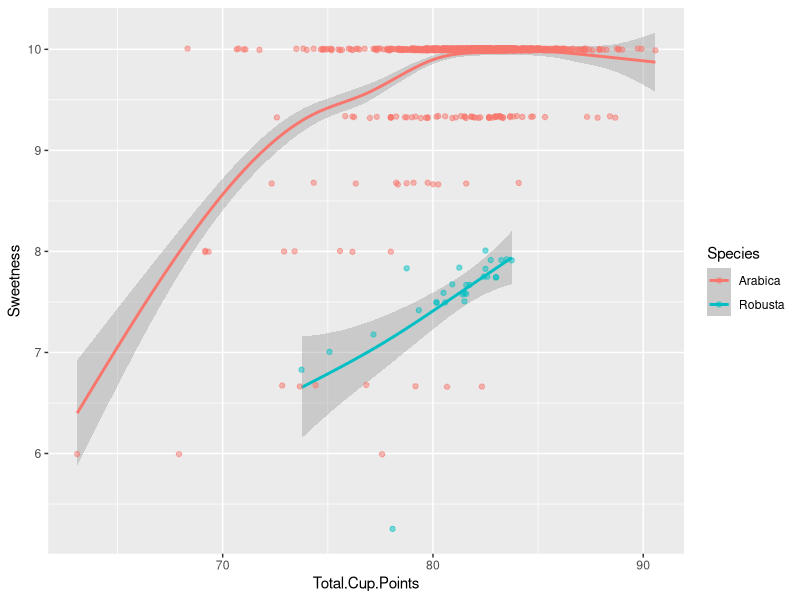
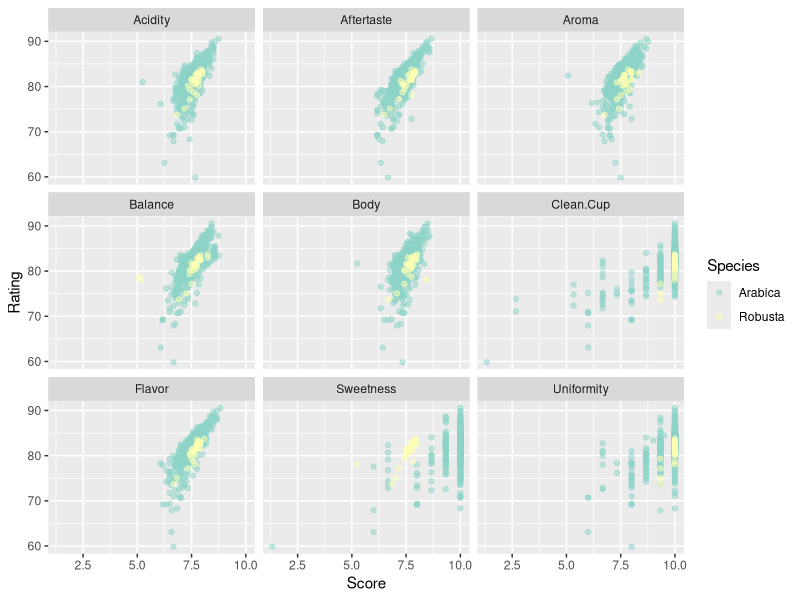
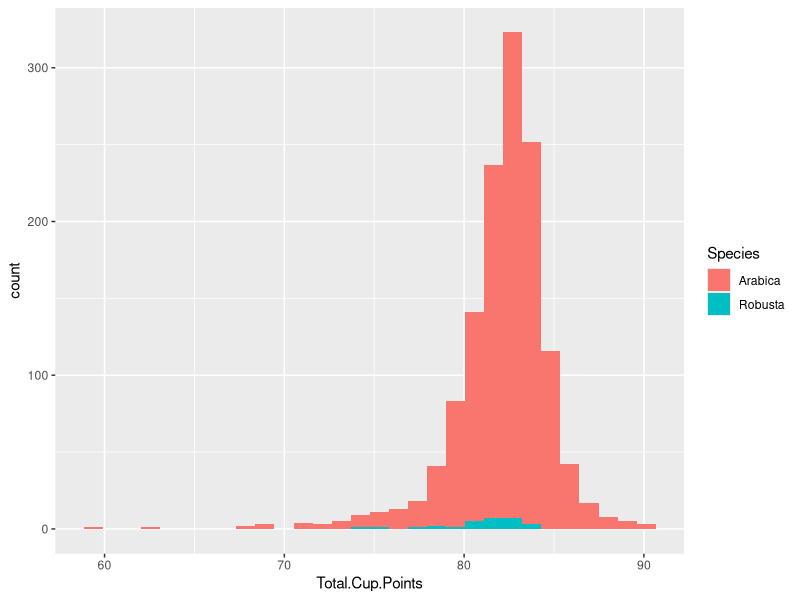

R code for these plots, in order:
## ---- chunk 1
knitr::opts_chunk$set(echo = FALSE, message=FALSE, warning=FALSE)
## ---- chunk 2
library(tidyverse)
arabica_data_cleaned <- read_csv("data/arabica_data_cleaned.csv") %>%
  # keep only the numbers in the Harvest.Year column
  # need to check for leftover NA rows
  mutate(Harvest.Year = parse_number(Harvest.Year))

robusta_data_cleaned <- read_csv("data/robusta_data_cleaned.csv")

# bind the rows
coffees <- bind_rows(arabica_data_cleaned, robusta_data_cleaned)
## ---- chunk 3
coffees %>% filter(Sweetness>5) %>% 
ggplot( ) + 
   geom_smooth(mapping = aes(x = Total.Cup.Points, y = Sweetness, colour = Species)) +
  geom_point(mapping = aes(x = Total.Cup.Points, y = Sweetness, colour = Species), 
             alpha = 0.5, 
             position = position_jitter(width = 0, height = 0.01))
## ---- chunk 4
 #bad graph
# coffees %>% filter(Sweetness>5) %>% 
# ggplot( ) + 
#   geom_point(mapping = aes(x = altitude_mean_meters, y = Sweetness))
## ---- chunk 5
qm<-coffees %>% select(Aroma:Sweetness,Name, Species, Processing.Method,  Rating = Total.Cup.Points) %>% 
  pivot_longer(cols=Aroma:Sweetness,names_to ="qlty",values_to="Score") %>% filter(Score>0)

qm %>% ggplot()+  geom_point(mapping = aes(x = Score, y = Rating, colour = Species ), alpha = 0.5) +
  facet_wrap(~qlty) +
  scale_color_brewer(palette = "Set3")
## ---- chunk 6
ggplot(data=coffees %>% filter(Total.Cup.Points>5)) + geom_histogram(aes(x=Total.Cup.Points, fill = Species))
